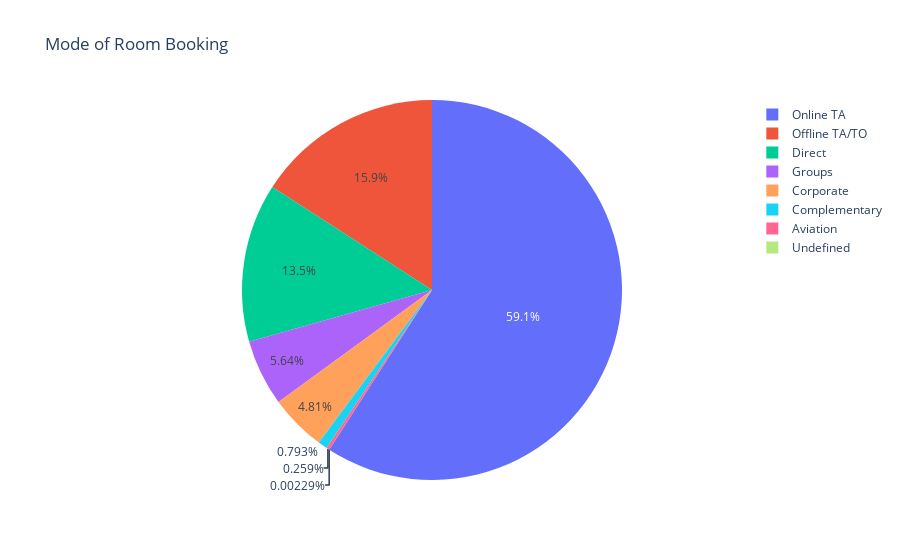

This figure's notebook cell:
### Code cell
# We gonna use in plotly
px.pie(data_frame = df2, values = mode_booking.values, hover_name = mode_booking.index,title = "Mode of Room Booking",names = mode_booking.index)

### Figure 1 — Plotly figure (JSON) as saved in the notebook; plotly's stock layout.template omitted (floating-point values rounded to 4 significant figures)
{"data": [{"domain": {"x": [0, 1], "y": [0, 1]}, "hovertemplate": "<b>%{hovertext}</b><br><br>label=%{label}<br>value=%{value}<extra></extra>", "hovertext": ["Online TA", "Offline TA/TO", "Direct", "Groups", "Corporate", "Complementary", "Aviation", "Undefined"], "labels": ["Online TA", "Offline TA/TO", "Direct", "Groups", "Corporate", "Complementary", "Aviation", "Undefined"], "legendgroup": "", "name": "", "showlegend": true, "type": "pie", "values": [51553, 13855, 11780, 4922, 4200, 692, 226, 2]}], "layout": {"autosize": true, "legend": {"tracegroupgap": 0}, "title": {"text": "Mode of Room Booking"}}}
